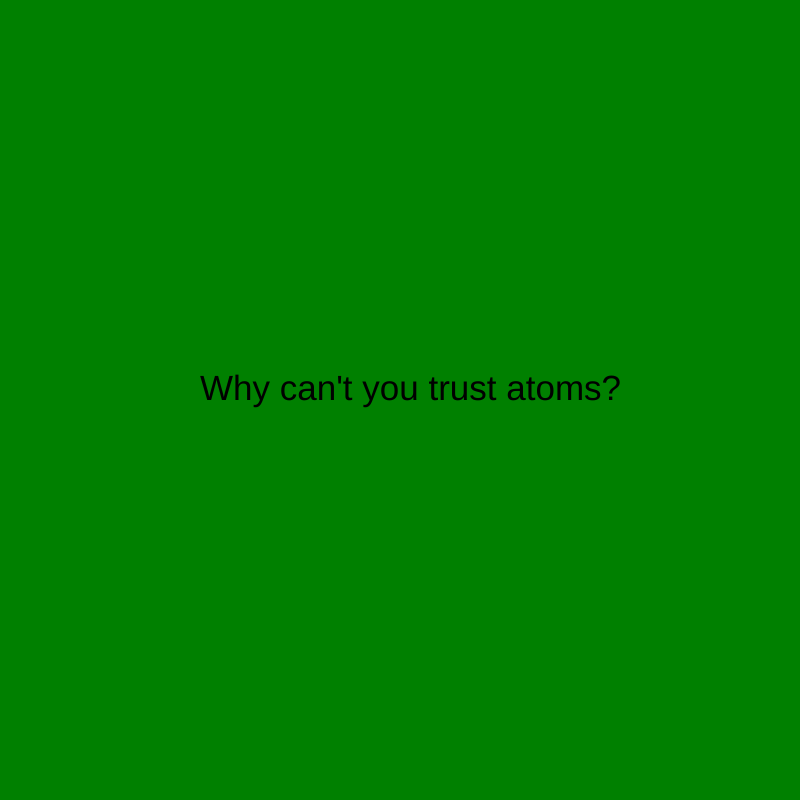
Frame 1 (no input)
Frame 60 (no input): identical to frame 1, image omitted
Frame 120 (the mouse pressed at the canvas centre since frame 60): identical to frame 1, image omitted

The p5.js sketch that drew this single still picture (run headless with seeded random() and noise() and a simulated clock; from frame 60 on, the mouse is pressed at the canvas centre):

// p5.js sketch
// ── sketch.js
var timer = 0 ;
var myState = 0 ;


function setup(){
  // put setup code here
  createCanvas(800, 800,) ;

}

function draw() {
  // put drawing code here
switch(myState){
  case 0 :
  background('green');
  textSize(35);
  text("Why can't you trust atoms?", 200, 400,) ;
  timer++ ;
  if (timer > 200){
  myState = 1;
  timer = 0;
}
  break ;

  case 1 :
  background('red');
    textSize(35);
text("Because they make up everything", 200, 400,) ;
timer++ ;
if (timer > 200){
myState = 0;
timer = 0;
}
break ;

}
}
